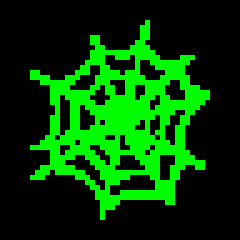
#> input picture Web.png, 48 x 48 px (shown 5 times larger); its folder holds only this picture in this run
$ python classify_table_opencv.py -i Web.png
#> lines starting #> are read from the running program, lines starting #| are printed output that depends on the picture; after the words box and inside, x2 and y2 are one past the last pixel; in counts of white or black regions, pixels touching at a corner belong together
#!/usr/bin/env python
"""Detect whether an image contains a table using OpenCV.

Algorithm (robust and conservative):
- Convert to grayscale and adaptive threshold to increase contrast.
- Extract long horizontal and vertical lines with morphological operations.
- Compute intersections between horizontal and vertical masks.
- Compute coverage metrics and estimate row/column counts from intersection clusters.
- Conservative decision: classify as table if intersections >= min_intersections OR
  horizontal_coverage >= coverage_threshold OR vertical_coverage >= coverage_threshold.

Usage examples:
  python detect_table_opencv.py --input inputs\image.png --verbose
  python detect_table_opencv.py --input inputs --output results.csv

This script requires `opencv-python` (and `numpy`).
"""

from __future__ import annotations
import argparse
import json
import os
from typing import Dict, Any, List, Tuple

import cv2
import numpy as np


def load_image(path: str) -> Tuple[np.ndarray, int, int]:
    img = cv2.imread(path)
    if img is None:
        raise IOError(f"Could not read image: {path}")
    h, w = img.shape[:2]
    return img, w, h


def preprocess_gray(img: np.ndarray) -> np.ndarray:
    gray = cv2.cvtColor(img, cv2.COLOR_BGR2GRAY)
    # Use adaptive thresholding for variable lighting
    th = cv2.adaptiveThreshold(~gray, 255, cv2.ADAPTIVE_THRESH_MEAN_C,
                               cv2.THRESH_BINARY, blockSize=15, C=-2)
    return th


def extract_lines(binary: np.ndarray, axis: str, img_dim: int) -> np.ndarray:
    # axis: 'horizontal' or 'vertical'
    if axis == 'horizontal':
        size = max(1, img_dim // 30)
        kernel = cv2.getStructuringElement(cv2.MORPH_RECT, (size, 1))
    else:
        size = max(1, img_dim // 30)
        kernel = cv2.getStructuringElement(cv2.MORPH_RECT, (1, size))

    # Use morphology to extract lines
    extracted = cv2.erode(binary, kernel, iterations=1)
    extracted = cv2.dilate(extracted, kernel, iterations=1)
    return extracted


def count_intersections(horiz: np.ndarray, vert: np.ndarray) -> int:
    inter = cv2.bitwise_and(horiz, vert)
    # Count connected components (each component is an intersection cluster)
    num_labels, labels, stats, centroids = cv2.connectedComponentsWithStats(inter, connectivity=8)
    # connectedComponents includes background as label 0
    return max(0, num_labels - 1)


def filter_long_components(mask: np.ndarray, axis: str, min_length_px: int) -> np.ndarray:
    """Keep only connected components whose bbox length along axis >= min_length_px."""
    out = np.zeros_like(mask)
    num_labels, labels, stats, centroids = cv2.connectedComponentsWithStats(mask, connectivity=8)
    for lbl in range(1, num_labels):
        x, y, w, h, area = stats[lbl]
        length = w if axis == 'horizontal' else h
        if length >= min_length_px:
            out[labels == lbl] = 255
    return out


def coverage_fraction(mask: np.ndarray, axis: str) -> float:
    # axis coverage: for horizontal -> fraction of columns that contain at least one line pixel
    h, w = mask.shape[:2]
    if axis == 'horizontal':
        vertical_lines_with = np.count_nonzero(np.any(mask > 0, axis=0))
        return vertical_lines_with / float(w)
    else:
        horizontal_lines_with = np.count_nonzero(np.any(mask > 0, axis=1))
        return horizontal_lines_with / float(h)


def estimate_grid_dimensions(inter_mask: np.ndarray, min_sep: int = 10) -> Tuple[int, int]:
    # Find centroids of intersection components and cluster x/y coordinates
    num_labels, labels, stats, centroids = cv2.connectedComponentsWithStats(inter_mask, connectivity=8)
    if num_labels <= 1:
        return 0, 0
    pts = centroids[1:]  # skip background
    xs = np.sort(pts[:, 0])
    ys = np.sort(pts[:, 1])

    def cluster_coords(coords: np.ndarray) -> int:
        if len(coords) == 0:
            return 0
        groups = 1
        last = coords[0]
        for v in coords[1:]:
            if v - last > min_sep:
                groups += 1
                last = v
        return groups

    vertical_lines = cluster_coords(xs)
    horizontal_lines = cluster_coords(ys)
    return horizontal_lines, vertical_lines


def detect_table(path: str, min_intersections: int = 10, coverage_threshold: float = 0.25,
                 min_line_length_ratio: float = 0.4, min_rows_cols: int = 2, verbose: bool = False) -> Dict[str, Any]:
    img, w, h = load_image(path)
    th = preprocess_gray(img)

    # Extract horizontal and vertical lines
    horiz = extract_lines(th, 'horizontal', w)
    vert = extract_lines(th, 'vertical', h)

    # Optionally filter by line length: remove short segments using Hough or morphological opening
    # For simplicity we keep morphological result and compute coverage metrics

    # --- Raw metrics (for context/debugging) ---
    horiz_cov = coverage_fraction(horiz, 'horizontal')
    vert_cov = coverage_fraction(vert, 'vertical')

    # --- Robust metrics based on LONG lines only ---
    min_h_len = max(4, int(min_line_length_ratio * w))
    min_v_len = max(4, int(min_line_length_ratio * h))
    horiz_long = filter_long_components(horiz, 'horizontal', min_h_len)
    vert_long = filter_long_components(vert, 'vertical', min_v_len)

    horiz_long_cov = coverage_fraction(horiz_long, 'horizontal')
    vert_long_cov = coverage_fraction(vert_long, 'vertical')

    # Base all decisions on the intersection of LONG lines
    inter_long_mask = cv2.bitwise_and(horiz_long, vert_long)

    # Count intersections of long lines
    num_labels, _, _, _ = cv2.connectedComponentsWithStats(inter_long_mask, connectivity=8)
    intersections = max(0, num_labels - 1)

    # Estimate grid from long lines
    rows, cols = estimate_grid_dimensions(inter_long_mask, min_sep=max(8, min(h, w)//100))

    # Stricter decision logic, now based on long-line metrics
    cond_strong_grid = (intersections >= min_intersections and
                        rows >= min_rows_cols and
                        cols >= min_rows_cols)
    cond_strong_grid = False


    cond_both_long_lines = (intersections >= max(4, min_intersections // 2) and
                            horiz_long_cov >= coverage_threshold and
                            vert_long_cov >= coverage_threshold)

    is_chart =  bool(cond_strong_grid or cond_both_long_lines)
    is_table = not is_chart

    result = {
        'path': path,
        'is_table': bool(is_table),
        'intersections': int(intersections),
        'horiz_coverage': float(round(horiz_cov, 4)),
        'vert_coverage': float(round(vert_cov, 4)),
        'horiz_long_coverage': float(round(horiz_long_cov, 4)),
        'vert_long_coverage': float(round(vert_long_cov, 4)),
        'rows_est': int(rows),
        'cols_est': int(cols),
        'image_width': int(w),
        'image_height': int(h)
    }

    if verbose:
        print(json.dumps(result, indent=2))

    return result


def process_inputs(inputs: str, output: str = None, **kwargs):
    # inputs may be a file or directory
    paths: List[str] = []
    if os.path.isfile(inputs):
        paths = [inputs]
    else:
        for name in sorted(os.listdir(inputs)):
            if name.startswith('.'):
                continue
            full = os.path.join(inputs, name)
            if os.path.isfile(full):
                # accept common image extensions
                if any(name.lower().endswith(ext) for ext in ['.png', '.jpg', '.jpeg', '.tif', '.tiff', '.bmp']):
                    paths.append(full)

    results = []
    for p in paths:
        try:
            res = detect_table(p, **kwargs)
#> in load_image, img is the input picture: shape (48, 48, 3); mean B, G, R 0, 64.9, 0
#> in detect_table, `img, w, h = load_image(path)`: w = 48
#> in preprocess_gray, `gray = cv2.cvtColor(img, cv2.COLOR_BGR2GRAY)`:
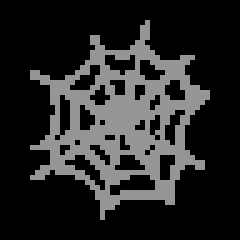
#> gray: shape (48, 48) (shown 5 times larger); min 0, max 150, mean 38.1
#> in preprocess_gray, `th = cv2.adaptiveThreshold(~gray, 255, cv2.ADAPTIVE_THRESH_MEAN_C, cv2..`:
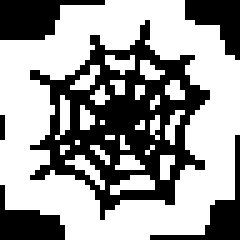
#> th: shape (48, 48) (shown 5 times larger); 60.2% white; 6 black regions (1 under 20 px), largest, box (x1, y1, x2, y2) and area: (6, 4, 42, 44) 588, (0, 0, 21, 8) 99, (0, 37, 13, 48) 76, (37, 0, 48, 12) 75, (30, 27, 48, 48) 74
#> in extract_lines, `size = max(1, img_dim // 30)`: size = 1
#> in extract_lines, `kernel = cv2.getStructuringElement(cv2.MORPH_RECT, (size, 1))`: kernel = [1]
#> in coverage_fraction, `vertical_lines_with = np.count_nonzero(np.any(mask > 0, axis=0))`: vertical_lines_with = 48
#> in detect_table, `horiz_cov = coverage_fraction(horiz, 'horizontal')`: horiz_cov = 1
#> in detect_table, `min_h_len = max(4, int(min_line_length_ratio * w))`: min_h_len = 19
#> in filter_long_components, `num_labels, labels, stats, centroids = cv2.connectedComponentsWithStat..`:
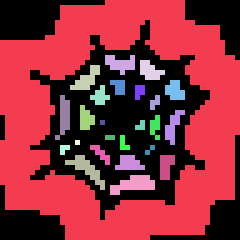
#> labels: shape (48, 48) int32 (shown 5 times larger); 26 distinct labels, from 0 to 25; one colour per label, 0 black
#> in filter_long_components, `num_labels, labels, stats, centroids = cv2.connectedComponentsWithStat..`: num_labels = 26; stats = 26 rows, first 6: [0, 0, 48, 48, 917], [0, 0, 48, 48, 1172], [21, 11, 6, 4, 15], [14, 13, 6, 5, 15], [28, 12, 5, 4, 13], [18, 17, 4, 4, 9]; centroids = 26 pairs, first value 12.33 to 34.5, second value 12.27 to 36.41
#> the loop in filter_long_components, `for lbl in range(1, num_labels):` made 25 passes
#> (x, y, w, h, area, length) on passes 1, 25: (0, 0, 48, 48, 1172, 48), (22, 35, 9, 4, 22, 9)
#> after the loop in filter_long_components, `for lbl in range(1, num_labels):`:
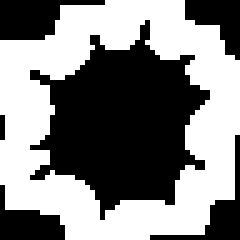
#> out: shape (48, 48) (shown 5 times larger); 50.9% white; 6 black regions (1 under 20 px), largest, box (x1, y1, x2, y2) and area: (6, 4, 42, 44) 803, (0, 0, 21, 8) 99, (0, 37, 13, 48) 76, (37, 0, 48, 12) 75, (30, 27, 48, 48) 74
#> the loop in filter_long_components (call 2), `for lbl in range(1, num_labels):` made 25 passes
#> (x, y, w, h, area, length) on passes 1, 25: (0, 0, 48, 48, 1172, 48), (22, 35, 9, 4, 22, 4)
#> in detect_table, `horiz_long_cov = coverage_fraction(horiz_long, 'horizontal')`: horiz_long_cov = 1
#> in detect_table, `num_labels, _, _, _ = cv2.connectedComponentsWithStats(inter_long_mask..`: num_labels = 2
#> in detect_table, `intersections = max(0, num_labels - 1)`: intersections = 1
#> in estimate_grid_dimensions, `num_labels, labels, stats, centroids = cv2.connectedComponentsWithStat..`: num_labels = 2; stats = [[0, 0, 48, 48, 1132], [0, 0, 48, 48, 1172]]; centroids = [[23.63, 23.52], [23.38, 23.48]]
#> in estimate_grid_dimensions, `pts = centroids[1:]`: pts = [[23.38, 23.48]]
#> in estimate_grid_dimensions, `xs = np.sort(pts[:, 0])`: xs = [23.38]
#> in estimate_grid_dimensions, `ys = np.sort(pts[:, 1])`: ys = [23.48]
#> in cluster_coords, `last = coords[0]`: last = 23.38
#> after the loop in cluster_coords, `for v in coords[1:]:`: groups = 1; last = 23.38
#> in estimate_grid_dimensions, `vertical_lines = cluster_coords(xs)`: vertical_lines = 1
#> in detect_table, `cond_strong_grid = (intersections >= min_intersections and rows >= min..`: cond_strong_grid = False
#> in detect_table, `is_table = not is_chart`: is_table = True
#> res = 11 items
            results.append(res)
        except Exception as e:
            results.append({'path': p, 'error': str(e)})

    if output:
        import csv
        with open(output, 'w', newline='', encoding='utf-8') as fd:
            fieldnames = ['path', 'is_table', 'intersections', 'horiz_coverage', 'vert_coverage', 'rows_est', 'cols_est', 'image_width', 'image_height']
            writer = csv.DictWriter(fd, fieldnames=fieldnames)
            writer.writeheader()
            for r in results:
                row = {k: r.get(k, '') for k in fieldnames}
                writer.writerow(row)
        print(f'Wrote results to {output}')
    else:
        for r in results:
            print(json.dumps(r))
#> this loop made 1 pass
#> (printed output is left out)


def parse_args():
    p = argparse.ArgumentParser(description='OpenCV table detector')
    p.add_argument('--input', '-i', required=True, help='Input file or directory')
    p.add_argument('--output', '-o', help='CSV output path')
    p.add_argument('--min-intersections', type=int, default=10, help='Minimum intersection count to decide table')
    p.add_argument('--coverage-threshold', type=float, default=0.25, help='Coverage fraction threshold (0-1)')
    p.add_argument('--min-line-length-ratio', type=float, default=0.4, help='Minimum line length as a ratio of image dimension for filtering long lines.')
    p.add_argument('--min-rows-cols', type=int, default=2, help='Minimum estimated rows and columns required to consider grid')
    p.add_argument('--verbose', '-v', action='store_true')
    return p.parse_args()


if __name__ == '__main__':
    args = parse_args()
    process_inputs(args.input, output=args.output, min_intersections=args.min_intersections,
                   coverage_threshold=args.coverage_threshold, min_line_length_ratio=args.min_line_length_ratio,
                   verbose=args.verbose)
